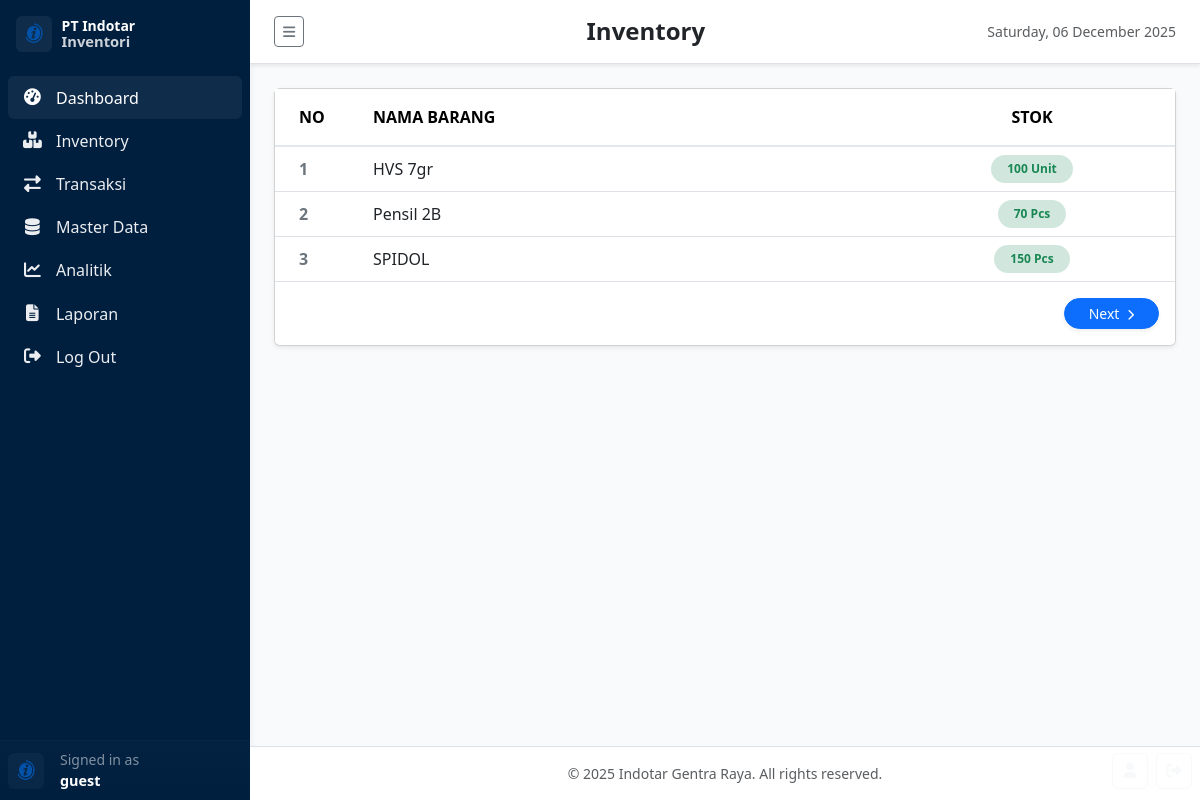
The page /inventory.php on the database its author committed.
### tables this page shows
CREATE TABLE `barang` (
  `id_barang` int(11) NOT NULL,
  `id_kategori` int(11) DEFAULT NULL,
  `id_supplier` int(11) DEFAULT NULL,
  `nama_barang` varchar(255) NOT NULL,
  `satuan` varchar(10) DEFAULT NULL,
  `harga_beli` decimal(18,2) DEFAULT 0.00,
  `harga_jual` decimal(18,2) DEFAULT 0.00,
  `created_at` timestamp NOT NULL DEFAULT current_timestamp(),
  `stok` int(11) NOT NULL DEFAULT 0
);

### inventory.php (the view, shortened to what this page needs)
<!DOCTYPE html>
<html lang="id">
<head>
    <link href="https://cdn.jsdelivr.net/npm/bootstrap@5.3.0/dist/css/bootstrap.min.css" rel="stylesheet">
    <link href="https://cdnjs.cloudflare.com/ajax/libs/font-awesome/6.4.0/css/all.min.css" rel="stylesheet">
</head>
<body>
    <div class="d-flex">
        <?php include 'sidebar.php'; ?>
        <div class="flex-grow-1 d-flex flex-column" style="height: 100vh; overflow-y: auto;">
            <header class="bg-white px-4 py-3 border-bottom shadow-sm d-flex justify-content-between align-items-center sticky-top">
                <button id="btnToggleSidebar" class="btn btn-sm btn-outline-secondary" title="Toggle sidebar" aria-label="Toggle sidebar"><i class="fa fa-bars"></i></button>
                <h4 class="m-0 fw-bold text-dark">Inventory</h4>
                <span class="text-muted small"><?php echo date('l, d F Y'); ?></span>
            </header>
            <main class="p-4 flex-grow-1">
                <div class="card shadow-sm">
                    <div class="card-body p-0">
                        <div class="table-responsive">
                            <table class="table table-hover align-middle mb-0">
                                <thead class="bg-light text-secondary">
                                    <tr style="border-bottom: 2px solid #e2e8f0;">
                                        <th class="py-3 ps-4" width="10%">NO</th>
                                        <th class="py-3" width="60%">NAMA BARANG</th>
                                        <th class="py-3 pe-4 text-center" width="30%">STOK</th>
                                    </tr>
                                </thead>
                                <tbody>
                                    <?php
                                    include 'db.php';
                                    $query = "SELECT nama_barang, stok, satuan FROM barang ORDER BY nama_barang ASC";
                                    $result = mysqli_query($conn, $query);
                                    if (mysqli_num_rows($result) > 0) {
                                        $no = 1;
                                        while ($row = mysqli_fetch_assoc($result)) {
                                            $stok = $row['stok'];
                                            $satuan = isset($row['satuan']) ? $row['satuan'] : '';
                                            $badgeClass = 'bg-success-subtle text-success';
                                    ?>
                                            <tr>
                                                <td class="ps-4 fw-semibold text-secondary"><?php echo $no++; ?></td>
                                                <td class="fw-medium text-dark">
                                                    <?php echo htmlspecialchars($row['nama_barang']); ?>
                                                </td>
                                                <td class="text-center pe-4">
                                                    <span class="badge <?php echo $badgeClass; ?> rounded-pill px-3 py-2">
                                                        <?php echo $stok . ' ' . htmlspecialchars($satuan); ?>
                                                    </span>
                                                </td>
                                            </tr>
                                    <?php
                                        }
                                    } else {
                                        echo '<tr><td colspan="3" class="text-center py-4 text-muted">Data barang belum tersedia di database.</td></tr>';
                                    }
                                    ?>
                                </tbody>
                            </table>
                        </div>
                    </div>
                    <div class="card-footer bg-white border-top-0 py-3 d-flex justify-content-end rounded-bottom-12">
                        <button class="btn btn-primary btn-sm px-4 rounded-pill shadow-sm">
                            Next <i class="fas fa-chevron-right ms-1" style="font-size: 0.7rem;"></i>
                        </button>
                    </div>
                </div>
            </main>
            <footer class="text-center py-3 text-muted border-top bg-white small">
                &copy; 2025 Indotar Gentra Raya. All rights reserved.
            </footer>
        </div>
    </div>
</body>
</html>

### inventory.php (style rules this page uses)
body { font-family: 'Inter', sans-serif; background-color: #f3f4f6; }
.card { border: none; border-radius: 12px; }

### rows shown on the page
barang: nama_barang "HVS 7gr", stok "100", satuan "Unit"
barang: nama_barang "Pensil 2B", stok "70", satuan "Pcs"
barang: nama_barang "SPIDOL", stok "150", satuan "Pcs"

### other values the page prints
$current['username'] "guest"
